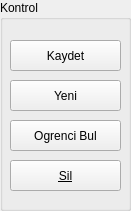
       <widget class="QGroupBox" name="groupBox_16">
        <property name="geometry">
         <rect>
          <x>1050</x>
          <y>80</y>
          <width>131</width>
          <height>211</height>
         </rect>
        </property>
        <property name="title">
         <string>Kontrol</string>
        </property>
        <widget class="QPushButton" name="pushButton_16">
         <property name="geometry">
          <rect>
           <x>10</x>
           <y>160</y>
           <width>111</width>
           <height>31</height>
          </rect>
         </property>
         <property name="font">
          <font>
           <underline>true</underline>
          </font>
         </property>
         <property name="text">
          <string>Sil</string>
         </property>
        </widget>
        <widget class="QPushButton" name="pushButton_30">
         <property name="geometry">
          <rect>
           <x>10</x>
           <y>120</y>
           <width>111</width>
           <height>31</height>
          </rect>
         </property>
         <property name="text">
          <string>Ogrenci Bul</string>
         </property>
        </widget>
        <widget class="QPushButton" name="pushButton_29">
         <property name="geometry">
          <rect>
           <x>10</x>
           <y>80</y>
           <width>111</width>
           <height>31</height>
          </rect>
         </property>
         <property name="text">
          <string>Yeni</string>
         </property>
        </widget>
        <widget class="QPushButton" name="pushButton_15">
         <property name="geometry">
          <rect>
           <x>10</x>
           <y>40</y>
           <width>111</width>
           <height>31</height>
          </rect>
         </property>
         <property name="text">
          <string>Kaydet</string>
         </property>
        </widget>
       </widget>
